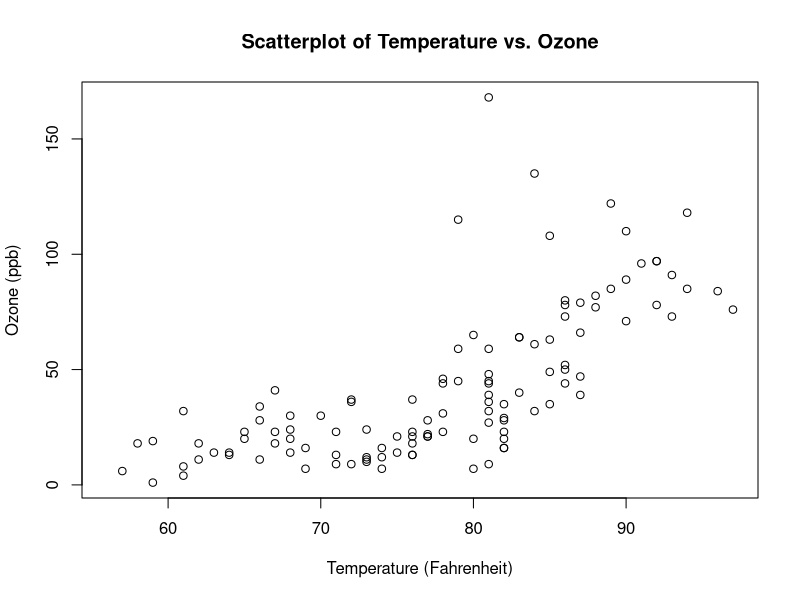

Source code (R):
## ---- chunk 1
data(airquality)

pdf("airquality_plot.pdf", width = 8, height = 6) 
plot(airquality$Temp, airquality$Ozone, 
     xlab = "Temperature (Fahrenheit)", 
     ylab = "Ozone (ppb)",
     main = "Scatterplot of Temperature vs. Ozone")
dev.off()
